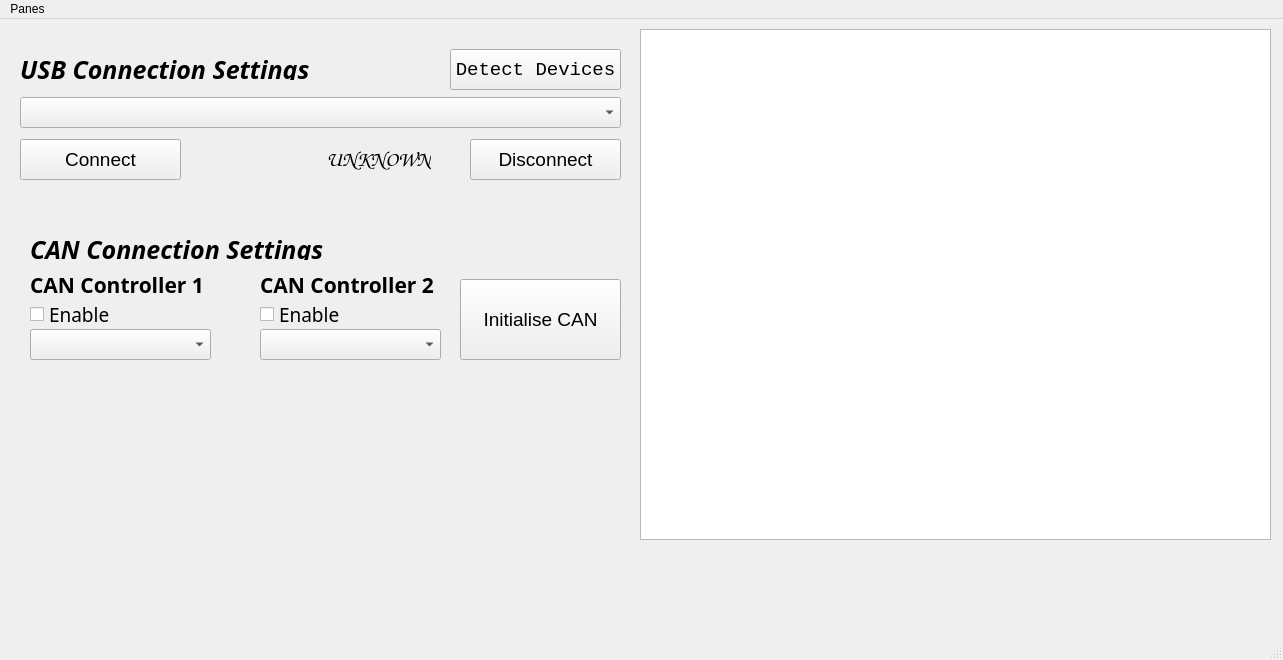
<?xml version="1.0" encoding="UTF-8"?>
<ui version="4.0">
 <class>MainWindow</class>
 <widget class="QMainWindow" name="MainWindow">
  <property name="geometry">
   <rect>
    <x>0</x>
    <y>0</y>
    <width>1283</width>
    <height>660</height>
   </rect>
  </property>
  <property name="windowTitle">
   <string>MainWindow</string>
  </property>
  <widget class="QWidget" name="centralwidget">
   <widget class="QComboBox" name="cmbCAN1Baudrate">
    <property name="geometry">
     <rect>
      <x>30</x>
      <y>310</y>
      <width>181</width>
      <height>31</height>
     </rect>
    </property>
    <property name="font">
     <font>
      <family>Comic Sans MS</family>
      <pointsize>14</pointsize>
     </font>
    </property>
   </widget>
   <widget class="QLabel" name="label_3">
    <property name="geometry">
     <rect>
      <x>20</x>
      <y>40</y>
      <width>351</width>
      <height>21</height>
     </rect>
    </property>
    <property name="font">
     <font>
      <family>MesloLGL Nerd Font Mono</family>
      <pointsize>19</pointsize>
      <weight>75</weight>
      <italic>true</italic>
      <bold>true</bold>
     </font>
    </property>
    <property name="text">
     <string>USB Connection Settings</string>
    </property>
   </widget>
   <widget class="QCheckBox" name="chkCAN1Sta">
    <property name="geometry">
     <rect>
      <x>30</x>
      <y>280</y>
      <width>141</width>
      <height>31</height>
     </rect>
    </property>
    <property name="font">
     <font>
      <family>Courier Prime</family>
      <pointsize>14</pointsize>
     </font>
    </property>
    <property name="toolTip">
     <string>If youtick this, CAN 1 will be enabled for communication</string>
    </property>
    <property name="text">
     <string>Enable</string>
    </property>
   </widget>
   <widget class="QLabel" name="lblUSBStatus">
    <property name="geometry">
     <rect>
      <x>190</x>
      <y>120</y>
      <width>241</width>
      <height>41</height>
     </rect>
    </property>
    <property name="font">
     <font>
      <family>Comic Sans MS</family>
      <pointsize>16</pointsize>
      <weight>50</weight>
      <bold>false</bold>
     </font>
    </property>
    <property name="layoutDirection">
     <enum>Qt::LeftToRight</enum>
    </property>
    <property name="text">
     <string>UNKNOWN</string>
    </property>
    <property name="alignment">
     <set>Qt::AlignRight|Qt::AlignTrailing|Qt::AlignVCenter</set>
    </property>
   </widget>
   <widget class="QTextEdit" name="txtLog">
    <property name="geometry">
     <rect>
      <x>640</x>
      <y>10</y>
      <width>631</width>
      <height>511</height>
     </rect>
    </property>
    <property name="font">
     <font>
      <family>Euphemia</family>
      <pointsize>13</pointsize>
     </font>
    </property>
   </widget>
   <widget class="QPushButton" name="btnConnectUSB">
    <property name="geometry">
     <rect>
      <x>20</x>
      <y>120</y>
      <width>161</width>
      <height>41</height>
     </rect>
    </property>
    <property name="font">
     <font>
      <family>MS Shell Dlg 2</family>
      <pointsize>14</pointsize>
      <weight>50</weight>
      <bold>false</bold>
     </font>
    </property>
    <property name="text">
     <string>Connect</string>
    </property>
   </widget>
   <widget class="QPushButton" name="btnDetect">
    <property name="geometry">
     <rect>
      <x>450</x>
      <y>30</y>
      <width>171</width>
      <height>41</height>
     </rect>
    </property>
    <property name="font">
     <font>
      <family>Consolas</family>
      <pointsize>14</pointsize>
     </font>
    </property>
    <property name="toolTip">
     <string>&lt;html&gt;&lt;head/&gt;&lt;body&gt;&lt;p&gt;Click here to detect all the USB serial port connections to be detected and listed in dropdown box&lt;/p&gt;&lt;/body&gt;&lt;/html&gt;</string>
    </property>
    <property name="text">
     <string>Detect Devices</string>
    </property>
   </widget>
   <widget class="QLabel" name="label_4">
    <property name="geometry">
     <rect>
      <x>30</x>
      <y>250</y>
      <width>201</width>
      <height>31</height>
     </rect>
    </property>
    <property name="font">
     <font>
      <family>Goudy Old Style</family>
      <pointsize>16</pointsize>
      <weight>75</weight>
      <bold>true</bold>
     </font>
    </property>
    <property name="text">
     <string>CAN Controller 1</string>
    </property>
   </widget>
   <widget class="QComboBox" name="cmbSerialPort">
    <property name="geometry">
     <rect>
      <x>20</x>
      <y>78</y>
      <width>601</width>
      <height>31</height>
     </rect>
    </property>
    <property name="font">
     <font>
      <family>Comic Sans MS</family>
      <pointsize>14</pointsize>
     </font>
    </property>
   </widget>
   <widget class="QPushButton" name="btnDisconnectUSB">
    <property name="geometry">
     <rect>
      <x>470</x>
      <y>120</y>
      <width>151</width>
      <height>41</height>
     </rect>
    </property>
    <property name="font">
     <font>
      <pointsize>14</pointsize>
     </font>
    </property>
    <property name="text">
     <string>Disconnect</string>
    </property>
   </widget>
   <widget class="QComboBox" name="cmbCAN2Baudrate">
    <property name="geometry">
     <rect>
      <x>260</x>
      <y>310</y>
      <width>181</width>
      <height>31</height>
     </rect>
    </property>
    <property name="font">
     <font>
      <family>Comic Sans MS</family>
      <pointsize>14</pointsize>
     </font>
    </property>
   </widget>
   <widget class="QPushButton" name="btnInitCAN">
    <property name="geometry">
     <rect>
      <x>460</x>
      <y>260</y>
      <width>161</width>
      <height>81</height>
     </rect>
    </property>
    <property name="font">
     <font>
      <pointsize>14</pointsize>
     </font>
    </property>
    <property name="text">
     <string>Initialise CAN</string>
    </property>
   </widget>
   <widget class="QLabel" name="label_6">
    <property name="geometry">
     <rect>
      <x>260</x>
      <y>250</y>
      <width>201</width>
      <height>31</height>
     </rect>
    </property>
    <property name="font">
     <font>
      <family>Goudy Old Style</family>
      <pointsize>16</pointsize>
      <weight>75</weight>
      <bold>true</bold>
     </font>
    </property>
    <property name="text">
     <string>CAN Controller 2</string>
    </property>
   </widget>
   <widget class="QCheckBox" name="chkCAN2Sta">
    <property name="geometry">
     <rect>
      <x>260</x>
      <y>280</y>
      <width>141</width>
      <height>31</height>
     </rect>
    </property>
    <property name="font">
     <font>
      <family>Courier Prime</family>
      <pointsize>14</pointsize>
     </font>
    </property>
    <property name="toolTip">
     <string>If youtick this, CAN 1 will be enabled for communication</string>
    </property>
    <property name="text">
     <string>Enable</string>
    </property>
   </widget>
   <widget class="QLabel" name="label_5">
    <property name="geometry">
     <rect>
      <x>30</x>
      <y>220</y>
      <width>351</width>
      <height>21</height>
     </rect>
    </property>
    <property name="font">
     <font>
      <family>MesloLGL Nerd Font Mono</family>
      <pointsize>19</pointsize>
      <weight>75</weight>
      <italic>true</italic>
      <bold>true</bold>
     </font>
    </property>
    <property name="text">
     <string>CAN Connection Settings</string>
    </property>
   </widget>
   <zorder>cmbCAN1Baudrate</zorder>
   <zorder>label_3</zorder>
   <zorder>chkCAN1Sta</zorder>
   <zorder>txtLog</zorder>
   <zorder>btnConnectUSB</zorder>
   <zorder>btnDetect</zorder>
   <zorder>label_4</zorder>
   <zorder>cmbSerialPort</zorder>
   <zorder>btnDisconnectUSB</zorder>
   <zorder>cmbCAN2Baudrate</zorder>
   <zorder>btnInitCAN</zorder>
   <zorder>label_6</zorder>
   <zorder>chkCAN2Sta</zorder>
   <zorder>label_5</zorder>
   <zorder>lblUSBStatus</zorder>
  </widget>
  <widget class="QMenuBar" name="menubar">
   <property name="geometry">
    <rect>
     <x>0</x>
     <y>0</y>
     <width>1283</width>
     <height>21</height>
    </rect>
   </property>
   <widget class="QMenu" name="menuPanes">
    <property name="title">
     <string>Panes</string>
    </property>
    <addaction name="actionFrame_Generator"/>
    <addaction name="actionFrame_Transaction"/>
    <addaction name="actionMultiple_CAN_Frame_Handler"/>
   </widget>
   <addaction name="menuPanes"/>
  </widget>
  <widget class="QStatusBar" name="statusbar"/>
  <action name="actionFrame_Generator">
   <property name="text">
    <string>Frame Generator</string>
   </property>
  </action>
  <action name="actionFrame_Transaction">
   <property name="text">
    <string>Frame Transaction</string>
   </property>
  </action>
  <action name="actionMultiple_CAN_Frame_Handler">
   <property name="text">
    <string>Multiple CAN Frame Handler</string>
   </property>
  </action>
 </widget>
 <resources/>
 <connections/>
</ui>
